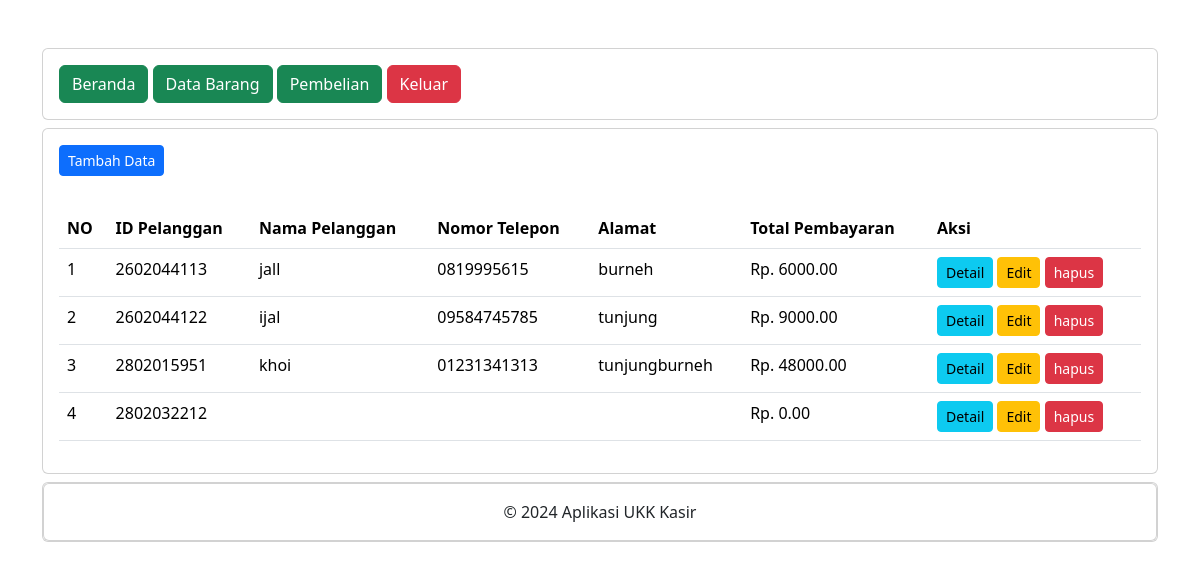
Page /petugas/pembelian.php (signed in) on the committed database.
### tables this page shows
CREATE TABLE `penjualan` (
  `PenjualanID` int(11) NOT NULL,
  `TanggalPenjualan` date NOT NULL,
  `TotalHarga` decimal(10,2) NOT NULL,
  `PelangganID` int(11) UNSIGNED NOT NULL
);

CREATE TABLE `pelanggan` (
  `PelangganID` int(11) UNSIGNED NOT NULL,
  `NamaPelanggan` varchar(255) NOT NULL,
  `Alamat` text NOT NULL,
  `NomorTelepon` varchar(15) NOT NULL
);

### petugas/pembelian.php (the view, shortened to what this page needs)
<?php
include "header.php";
include "navbar.php";
?>
<div class="card mt-2">
    <div class="card-body">
        <button type="button" class="btn btn-primary btn-sm" data-bs-toggle="modal" data-bs-target="#tambah-data">
            Tambah Data
        </button>
    </div>
    <div class="card-body">
        <table class="table">
            <thead>
                <tr>
                    <th>NO</th>
                    <th>ID Pelanggan</th>
                    <th>Nama Pelanggan</th>
                    <th>Nomor Telepon</th>
                    <th>Alamat</th>
                    <th>Total Pembayaran</th>
                    <th>Aksi</th>
                </tr>
            </thead>
            <tbody>
                <?php
                include '../koneksi.php';
                $no = 1;
                $data = mysqli_query($koneksi, "SELECT * FROM pelanggan INNER JOIN penjualan ON pelanggan.PelangganID=penjualan.PelangganID");
                while($d = mysqli_fetch_array($data)){
                    ?>
                    <tr>
                        <td><?php echo $no++; ?></td>
                        <td><?php echo $d['PelangganID']; ?></td>
                        <td><?php echo $d['NamaPelanggan']; ?></td>
                        <td><?php echo $d['NomorTelepon']; ?></td>
                        <td><?php echo $d['Alamat']; ?></td>
                        <td>Rp. <?php echo $d['TotalHarga']; ?></td>
                        <td>
                            <a class="btn btn-info btn-sm" href="detail_pembelian.php?PelangganID=<?php echo $d['PelangganID']; ?>">Detail</a>
                            <button type="button" class="btn btn-warning btn-sm" data-bs-toggle="modal" data-bs-target="#edit-data<?php echo $d['PelangganID']; ?>">Edit</button>
                            <button type="button" class="btn btn-danger btn-sm" data-bs-toggle="modal" data-bs-target="#hapus-data<?php echo $d['PelangganID']; ?>">hapus</button>
                        </td>
                    </tr>
               <?php } ?>
            </tbody>
        </table>
    </div>
</div>
<?php
                include "footer.php";
                ?>

### rows in the picture
penjualan: PelangganID "2602044113", PelangganID.NamaPelanggan "jall", PelangganID.NomorTelepon "0819995615", PelangganID.Alamat "burneh", TotalHarga "6000.00"
penjualan: PelangganID "2602044122", PelangganID.NamaPelanggan "ijal", PelangganID.NomorTelepon "09584745785", PelangganID.Alamat "tunjung", TotalHarga "9000.00"
penjualan: PelangganID "2802015951", PelangganID.NamaPelanggan "khoi", PelangganID.NomorTelepon "01231341313", PelangganID.Alamat "tunjungburneh", TotalHarga "48000.00"
penjualan: PelangganID "2802032212", TotalHarga "0.00"
